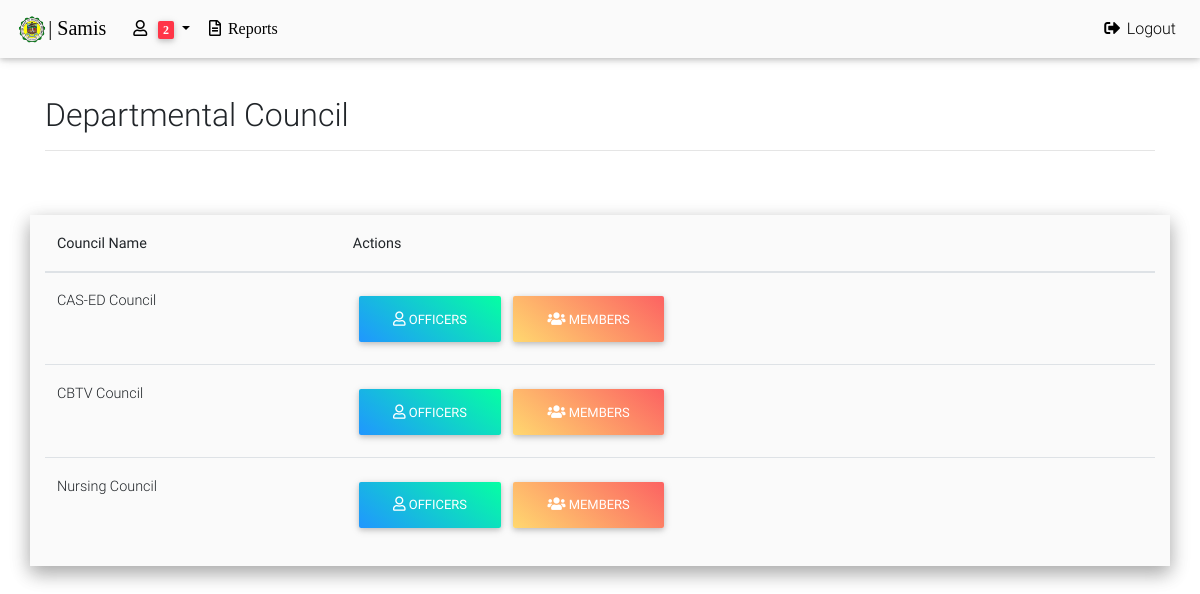
Screenshot of /council.php (signed in) with the database file from the repository.
### tables this page shows
CREATE TABLE `council_table` (
  `CounID` int(6) NOT NULL AUTO_INCREMENT,
  `CounName` varchar(60) DEFAULT NULL,
  PRIMARY KEY (`CounID`)
);

### council.php (the view, shortened to what this page needs)
<?php include('header.php');
 include("admin-header.php");
 ?>
<main class=" py-5 mt-5">
  <div class="container">
  <div class="row">
      <div class="col-md-12">
        <h2>Departmental Council</h2>
        <hr>
      </div>
    </div>
    <div class="row">
      <div class="col-md-12">
    <div class="row mt-5 grey lighten-5 z-depth-2">
      <div class="col-md-12">
        <div class="table-responsive text-nowrap">
        <table class="table">
          <thead>
            <tr>
              <th scope="col">Council Name</th>
              <th scope="col">Actions</th>
            </tr>
          </thead>
          <tbody>
          <?php
            $qry = mysqli_query($connection, "select * from council_table where CounID = '1'");
           $res = mysqli_fetch_assoc($qry);
            ?>
            <?php if ($res['CounName'] != ""): ?>
            <tr>
              <td scope="row"><?php echo $res['CounName'];?></td>
              <td><a href="cased.php"><button type="button" class="btn aqua-gradient"><i class="far fa-user"></i> Officers</button></a><a href="cased-members.php"><button type="button" class="btn peach-gradient"><i class="fas fa-users"></i> Members</button></a></td>
            </tr>
            <?php endif ?>
            <?php
            $qry = mysqli_query($connection, "select * from council_table where CounID = '2'");
           $res = mysqli_fetch_assoc($qry);
            ?>
            <?php if ($res['CounName'] != ""): ?>
            <tr>
              <td scope="row"><?php echo $res['CounName'];?></td>
              <td><a href="business.php"><button type="button" class="btn aqua-gradient"><i class="far fa-user"></i> Officers</button></a><a href="business-members.php"><button type="button" class="btn peach-gradient"><i class="fas fa-users"></i> Members</button></a></td>
            </tr>
            <?php endif ?>
            <?php
            $qry = mysqli_query($connection, "select * from council_table where CounID = '3'");
           $res = mysqli_fetch_assoc($qry);
            ?>
            <?php if ($res['CounName'] != ""): ?>
            <tr>
              <td scope="row"><?php echo $res['CounName'];?></td>
              <td><a href="nursing.php"><button type="button" class="btn aqua-gradient"><i class="far fa-user"></i> Officers</button></a><a href="nursing-members.php"><button type="button" class="btn peach-gradient"><i class="fas fa-users"></i> Members</button></a></td>
            </tr>
            <?php endif ?>
          </tbody>
        </table>
      </div>
      </div>
    </div>
  </div>
</main>
<?php include('footer.php'); ?>

### rows the page displays
council_table: CounName "CAS-ED Council"
council_table: CounName "CBTV Council"
council_table: CounName "Nursing Council"

### other values shown
array_sum($a) "2"
